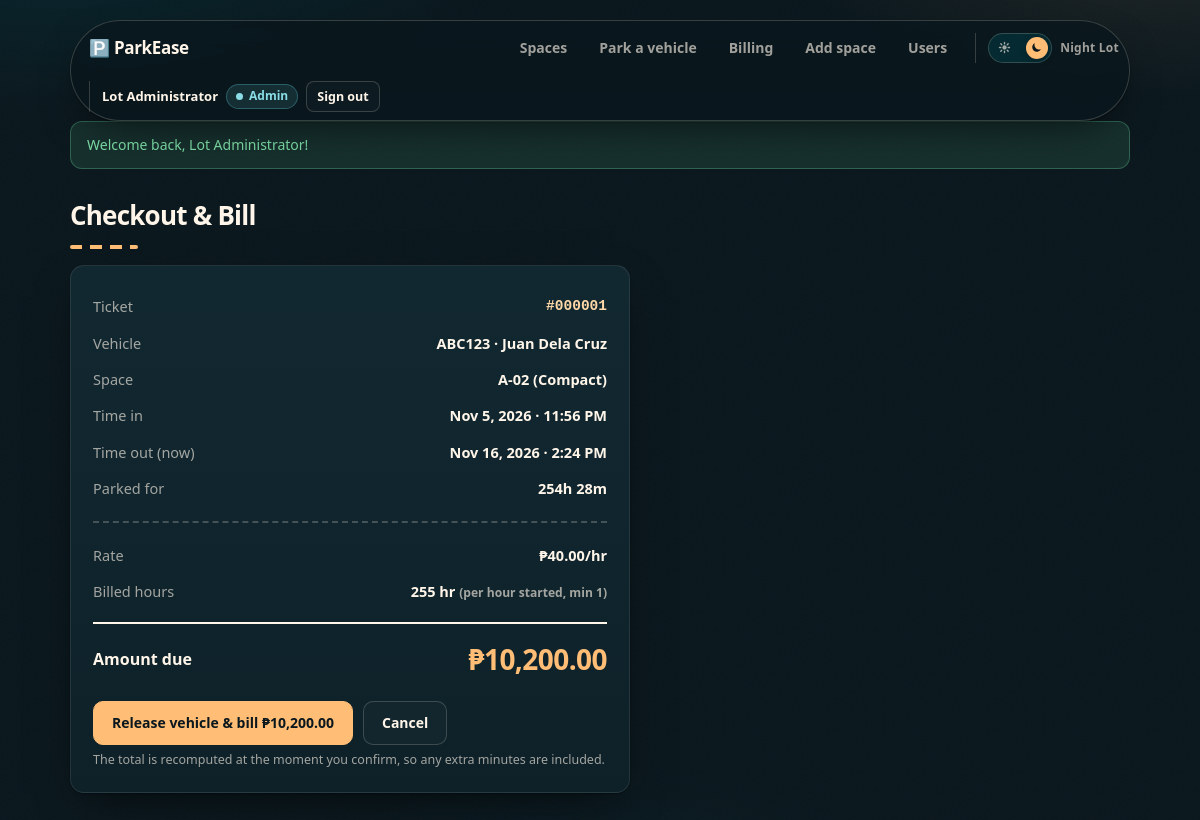
/checkout.php?id=1 (signed in), run on the app's committed database.
### tables this page shows
CREATE TABLE IF NOT EXISTS sessions (
  session_id INT AUTO_INCREMENT PRIMARY KEY,
  space_id INT NOT NULL,
  driver_id INT NOT NULL,
  time_in DATETIME NOT NULL,
  time_out DATETIME NULL,
  rate DECIMAL(10,2) NOT NULL,             
  amount_due DECIMAL(10,2) NULL,
  tendered DECIMAL(10,2) NULL,
  amount_paid DECIMAL(10,2) NULL,
  payment_method VARCHAR(20) NULL,
  paid_at DATETIME NULL,
  KEY idx_space_active (space_id, time_out),
  FOREIGN KEY (space_id) REFERENCES spaces(space_id),
  FOREIGN KEY (driver_id) REFERENCES drivers(driver_id)
);

CREATE TABLE IF NOT EXISTS drivers (
  driver_id INT AUTO_INCREMENT PRIMARY KEY,
  full_name VARCHAR(120) NOT NULL,
  plate_number VARCHAR(20) NOT NULL UNIQUE,
  phone VARCHAR(20) NOT NULL DEFAULT ''
);

CREATE TABLE IF NOT EXISTS spaces (
  space_id INT AUTO_INCREMENT PRIMARY KEY,
  type_id INT NOT NULL,
  space_code VARCHAR(10) NOT NULL UNIQUE,
  FOREIGN KEY (type_id) REFERENCES space_types(type_id)
);

CREATE TABLE IF NOT EXISTS space_types (
  type_id INT AUTO_INCREMENT PRIMARY KEY,
  type_name VARCHAR(50) NOT NULL UNIQUE,
  hourly_rate DECIMAL(10,2) NOT NULL
);

### checkout.php (the view, shortened to what this page needs)
<?php
require 'config.php'; require 'helpers.php';
$id = positiveId($_GET['id'] ?? null);
$stmt = $pdo->prepare('SELECT ps.*, s.space_code, t.type_name, d.full_name, d.plate_number
                       FROM sessions ps JOIN spaces s ON s.space_id = ps.space_id
                       JOIN space_types t ON t.type_id = s.type_id
                       JOIN drivers d ON d.driver_id = ps.driver_id WHERE ps.session_id = ?');
$stmt->execute([$id]); $s = $stmt->fetch();
$now = $pdo->query('SELECT NOW()')->fetchColumn();
$mins  = minutesBetween($s['time_in'], $now);
$hours = billableHours($mins);
$due   = $hours * (float)$s['rate'];
ob_start(); ?>
<div class="card bill">
<div class="bill-line"><span>Ticket</span><strong class="mono">#<?= str_pad((string)$id, 6, '0', STR_PAD_LEFT) ?></strong></div>
<div class="bill-line"><span>Vehicle</span><strong><?= e($s['plate_number']) ?> · <?= e($s['full_name']) ?></strong></div>
<div class="bill-line"><span>Space</span><strong><?= e($s['space_code']) ?> (<?= e($s['type_name']) ?>)</strong></div>
<div class="bill-line"><span>Time in</span><strong><?= fmtDt($s['time_in']) ?></strong></div>
<div class="bill-line"><span>Time out (now)</span><strong><?= fmtDt($now) ?></strong></div>
<div class="bill-line"><span>Parked for</span><strong><?= durationText($mins) ?></strong></div>
<hr class="dashed">
<div class="bill-line"><span>Rate</span><strong><?= money($s['rate']) ?>/hr</strong></div>
<div class="bill-line"><span>Billed hours</span><strong><?= $hours ?> hr <small>(per hour started, min <?= MIN_BILLED_HOURS ?>)</small></strong></div>
<div class="bill-total"><span>Amount due</span><span class="amount"><?= money($due) ?></span></div>
<form method="post" class="btn-row">
<button class="btn">Release vehicle &amp; bill <?= money($due) ?></button>
<a class="btn ghost" href="index.php">Cancel</a>
</form>
<small class="hint">The total is recomputed at the moment you confirm, so any extra minutes are included.</small>
</div>

### data on the page
sessions: driver.plate_number "ABC123", driver.full_name "Juan Dela Cruz", space.space_code "A-02", space_types.type_name "Compact", time_in "Nov 5, 2026 · 11:56 PM", rate "₱40.00"

### other printed values
$label "Spaces"
$label "Park a vehicle"
$label "Billing"
$label "Add space"
$label "Users"
$u['name'] "Lot Administrator"
$f['msg'] "Welcome back, Lot Administrator!"
$title "Checkout & Bill"
str_pad((string)$id, 6, '0', STR_PAD_LEFT) "000001"
fmtDt($now) "Nov 16, 2026 · 2:24 PM"
durationText($mins) "254h 28m"
$hours "255"
MIN_BILLED_HOURS "1"
money($due) "₱10,200.00"
